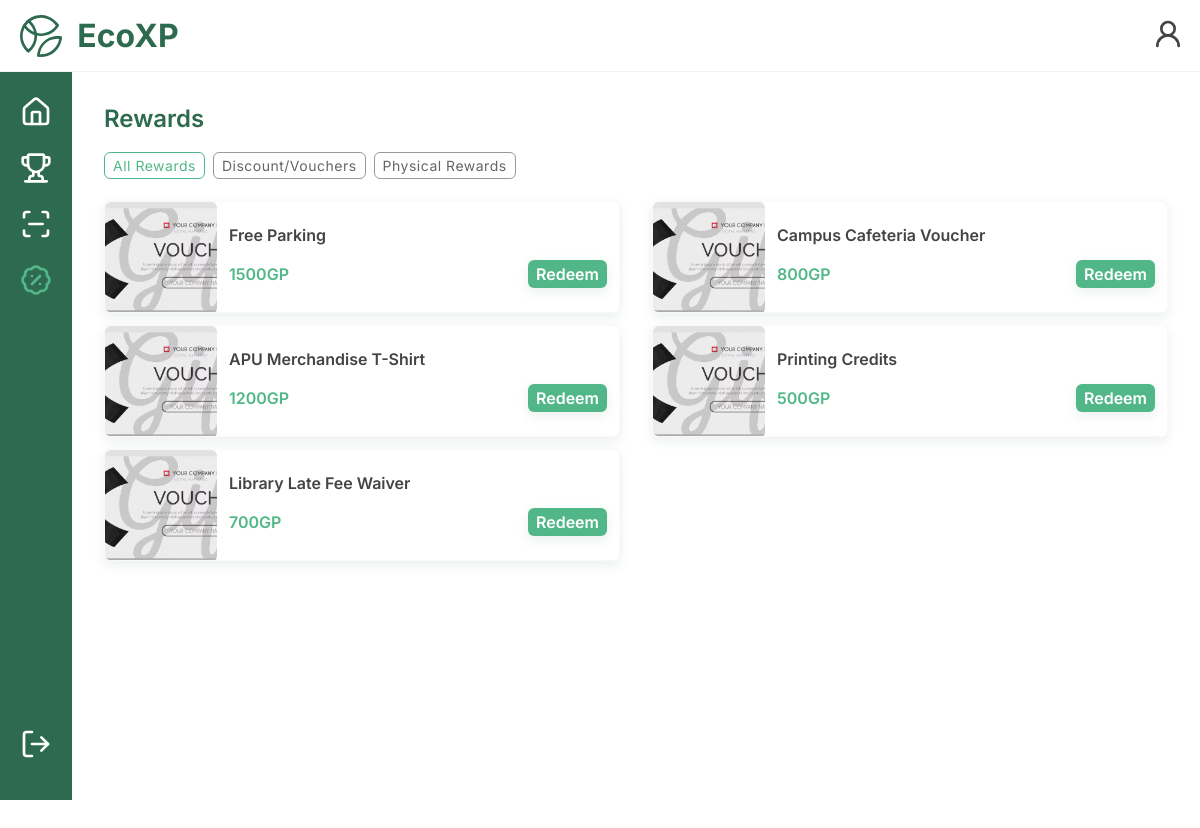
Page /participants/php/participant-rewards-mobile.php (signed in) on the committed database.
### tables this page shows
CREATE TABLE IF NOT EXISTS `rewards` (
  `rewards_id` int NOT NULL AUTO_INCREMENT,
  `reward_name` varchar(50) NOT NULL,
  `description` text NOT NULL,
  `points_required` int NOT NULL,
  `quantity` int NOT NULL,
  `category` varchar(255) NOT NULL,
  PRIMARY KEY (`rewards_id`),
  UNIQUE KEY `rewards_id` (`rewards_id`)
);

### participants/php/participant-rewards-mobile.php (the view, shortened to what this page needs)
<?php
    require_once __DIR__ . "/../../config/database.php";
    $sql = "SELECT rewards_id, reward_name, description, points_required, quantity, category FROM rewards";
    $result = mysqli_query($database, $sql);
?>
<!DOCTYPE html>
<html lang="en">
<head>
    <link rel="stylesheet" href="../../mobile.css">
    <link rel="stylesheet" href="../css/participant-rewards-mobile.css">
</head>
<body>
    <header class="top-bar" role="banner">
        <div class="top-left">
            <button class="icon-btn no-hover topbar-icon" onclick="window.location.href='participant-home-mobile.php'"
                style="display:flex;align-items:center;gap:8px;">
                <h2 class="top-title">EcoXP</h2>
            </button>
        </div>
        <div class="top-right">
            <a href="participant-profile-mobile.php" aria-label="Profile" class="topbar-icon">
                <button class="icon-btn" aria-label="Profile">
                    <i data-lucide="user-round"></i>
                </button>
            </a>
        </div>
    </header>
    <nav class="side-bar" role="navigation" aria-label="Main">
        <div class="participant-icon-container">
            <div id="home-icon-box">
                <a href="participant-home-mobile.php" class="icon-link sidebar-icon" aria-label="Home">
                    <button class="icon-btn"><i data-lucide="house"></i></button>
                </a>
            </div>
            <a class="icon-link sidebar-icon" href="participant-challenges-mobile.php" aria-label="Challenges">
                <button class="icon-btn"><i data-lucide="trophy"></i></button>
            </a>
            <a class="icon-link sidebar-icon" href="participant-action-submit-mobile.php"
                aria-label="Scan / Log Action">
                <button class="icon-btn"><i data-lucide="scan-line"></i></button>
            </a>
            <a class="icon-link active sidebar-icon" href="participant-rewards-mobile.php" aria-label="Rewards">
                <button class="icon-btn"><i data-lucide="badge-percent"></i></button>
            </a>
        </div>
        <a class="icon-link sidebar-icon" id="logout" style="cursor: pointer;">
            <button class="icon-btn" onclick="logout_confirm()">
                <i data-lucide="log-out"></i>
            </button>
        </a>
    </nav>
    <main class="main-content">
        <div class="page-header">
            <div class="header-title">Rewards</div>
        </div>
        <div class="pill-filter">
            <div class="category-pill active" onclick="filterRewards(this, 'all')">All Rewards</div>
            <div class="category-pill" onclick="filterRewards(this, 'Vouchers')">Discount/Vouchers</div>
            <div class="category-pill" onclick="filterRewards(this, 'Physical')">Physical Rewards</div>
        </div>
        <div class="rewards-container">
            <?php
            if (mysqli_num_rows($result) > 0) {
                while ($row = mysqli_fetch_assoc($result)) {
                    ?>
                    <div class="rewards-card" data-category="<?php echo $row['category']; ?>">
                        <img src="../../images/voucher.png" alt="rewards image" class="rewards-image">
                        <div class="rewards-content">
                            <h4 class="rewards-title">
                                <?php echo $row['reward_name']; ?>
                            </h4>
                            <div class="rewards-details">
                                <p class="rewards-text"><?php echo $row['points_required']; ?>GP</p>
                                <div class="rewards-btn" data-title="<?php echo htmlspecialchars($row['reward_name']); ?>"
                                    data-description="<?php echo htmlspecialchars($row['description']); ?>"
                                    data-id="<?php echo $row['rewards_id']; ?>"
                                    data-cost="<?php echo $row['points_required']; ?>" onclick="openModal(
                                        this.dataset.title,
                                        this.dataset.description,
                                        this.dataset.id,
                                        this.dataset.cost
                                    )">
                                    Redeem
                                </div>
                            </div>
                        </div>
                    </div>
                <?php }
            } else {
                echo '<p>No rewards available at the moment.</p>';
            } ?>
        </div>
    </main>
</body>
</html>

### mobile.css (style rules this page uses)
.top-bar { position: fixed; top: 0; left: 0; right: 0; height: 72px; display: flex; align-items: center; justify-content: space-between; padding: 0 16px; background-color: rgba(255, 255, 255, 0.4); backdrop-filter: blur(20px); -webkit-backdrop-filter: blur(10px); border-bottom: 1px solid rgba(0, 0, 0, 0.05); z-index: 1000; }
.top-bar .top-left, .top-bar .top-center, .top-bar .top-right { display: flex; align-items: center; }
.top-bar .top-left { gap: 12px; flex: 0; }
.top-bar .top-right { gap: 12px; flex: 0; }
.top-bar .top-title { font-size: 32px; color: var(--primary-green); margin: 0; padding: 0; }
.icon-btn svg { flex-shrink: 0; display: block; }
.icon-btn.no-hover { padding: 8px 80px; gap: 8px; height: auto; }
.top-bar .top-left .icon-btn svg { flex-shrink: 0; }
.top-bar .top-left .icon-btn h2 { white-space: nowrap; }
.side-bar { position: fixed; top: 72px; left: 0; bottom: auto; width: 72px; background: var(--primary-green); display: flex; flex-direction: column; align-items: center; z-index: 900; padding-top: 24px; padding-bottom: 24px; max-height: calc(100vh - 72px); overflow-y: auto; }
.participant-icon-container { display: flex; flex-direction: column; align-items: center; gap: 24px; width: 100%; flex: 1; }
.icon-link { display: flex; align-items: center; justify-content: center; text-decoration: none; }
.icon-link .icon-btn { color: var(--card-white); stroke-width: 1.5; transition: all 0.2s ease; }
.icon-link.active .icon-btn { color: var(--secondary-green); stroke-width: 2.2; }
#logout { margin: auto; }
.side-bar { position: fixed; top: 72px; left: 0; bottom: 0; width: 72px; background: var(--primary-green); display: flex; align-items: flex-start; z-index: 900; padding-top: 24px; }
.participant-icon-container { display: flex; flex-direction: column; align-items: center; gap: 24px; width: 100%; }
.main-content { margin-left: 72px; margin-top: 72px; padding: 16px; min-height: calc(100vh - 72px); width: calc(100% - 72px); box-sizing: border-box; }
.sidebar-icon .icon-btn, .sidebar-icon .icon-btn svg, .sidebar-icon .icon-btn i { width: 32px; height: 32px; }
.topbar-icon .icon-btn, .topbar-icon .icon-btn svg, .topbar-icon .icon-btn i { width: 32px; height: 32px; }
.icon-link.active .icon-btn { color: var(--secondary-green); }
:root { --primary-green: #2D6A4F; --secondary-green: #52B788; --ice-mint: #f0f7f4; --shadow: rgba(45, 106, 79, 0.1); --card-white: #FFFFFF; --primary-text: #444444; --secondary-text: #666666; --line-black: #999999; }
* { margin: 0; padding: 0; box-sizing: border-box; font-family: 'Inter', sans-serif; }
html, body { height: 100%; overflow-x: hidden; }
body { padding-bottom: 96px; }
.page-header { height: 64px; display: flex; align-items: left; padding: 16px; }
.header-title { font-size: 24px; font-weight: 600; color: var(--primary-green); }
.pill-filter { display: flex; flex-wrap: wrap; align-items: flex-start; padding: 0px 0px 8px 16px; gap: 8px; }
.category-pill { flex-shrink: 0; display: inline-block; align-self: flex-start; margin-bottom: 6px; padding: 4px 8px; font-size: 14px; font-weight: 400; letter-spacing: 0.5px; color: var(--secondary-text); background-color: var(--card-white); border: 1px solid var(--line-black); border-radius: 6px; cursor: pointer; }
.category-pill.active { color: var(--secondary-green); border: 1px solid var(--secondary-green); cursor: pointer; }
.icon-btn { width: 40px; height: 40px; color: var(--primary-text); stroke-width: 1.5; background: none; border: none; padding: 6px; display: inline-flex; align-items: center; justify-content: center; cursor: pointer; transition: transform 160ms ease, box-shadow 160ms ease; }
#logout { margin-top: auto; margin-bottom: 16px; }

### rows in the picture
rewards: reward_name "Free Parking", points_required "1500"
rewards: reward_name "Campus Cafeteria Voucher", points_required "800"
rewards: reward_name "APU Merchandise T-Shirt", points_required "1200"
rewards: reward_name "Printing Credits", points_required "500"
rewards: reward_name "Library Late Fee Waiver", points_required "700"
